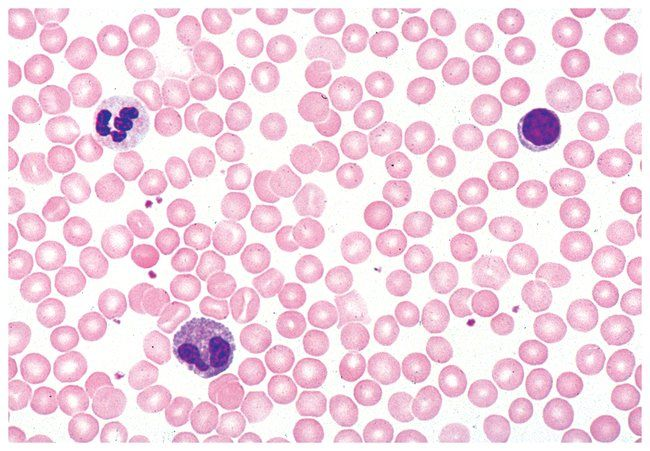
#> input picture blood_smear.jpg, 650 x 451 px, given in place of Snooker2.mp4, which was not available
$ python lab5.py
#> lines starting #> are read from the running program, lines starting #| are printed output that depends on the picture; after the words box and inside, x2 and y2 are one past the last pixel; in counts of white or black regions, pixels touching at a corner belong together; pictures that were not available may be replaced by others from this repository, and a replacement may not be noted
import cv2
import numpy as np

# Creating a VideoCapture object to read the video
cap = cv2.VideoCapture('Snooker2.mp4')

# Loop until the end of the video
for i in range(10):

    # Capture frame-by-frame
    ret, frame = cap.read()
    frame = cv2.resize(frame, (540, 380), fx=0, fy=0,
                       interpolation=cv2.INTER_CUBIC)

    # Display the resulting frame
    cv2.imshow('Frame', frame)
    # conversion of BGR to grayscale is necessary to apply this operation
    gray = cv2.cvtColor(frame, cv2.COLOR_BGR2GRAY)

    # adaptive thresholding to use different threshold
    # values on different regions of the frame.
    Thresh = cv2.adaptiveThreshold(gray, 255, cv2.ADAPTIVE_THRESH_MEAN_C,
                                   cv2.THRESH_BINARY_INV, 11, 2)

    cv2.imshow('Thresh', Thresh)
    # define q as the exit button
    if cv2.waitKey(9999) & 0xFF == ord('q'):
        break
#> this loop made 1 pass; (key q is pressed on pass 1)
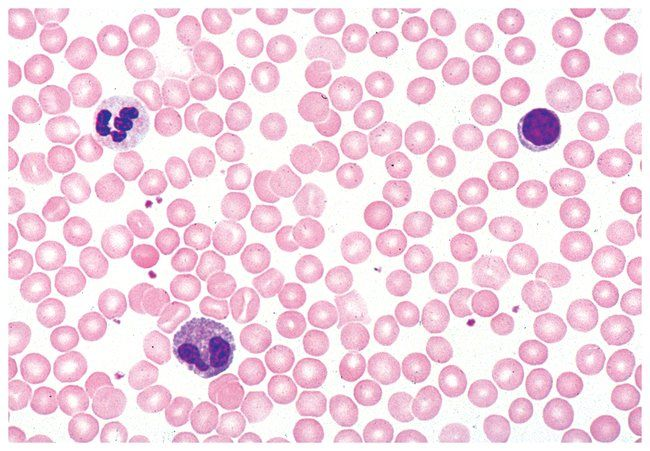
#> input picture blood_smear.jpg, 650 x 451 px, given in place of Snooker2.mp4, which was not available
#> pass 1, `gray = cv2.cvtColor(frame, cv2.COLOR_BGR2GRAY)`:
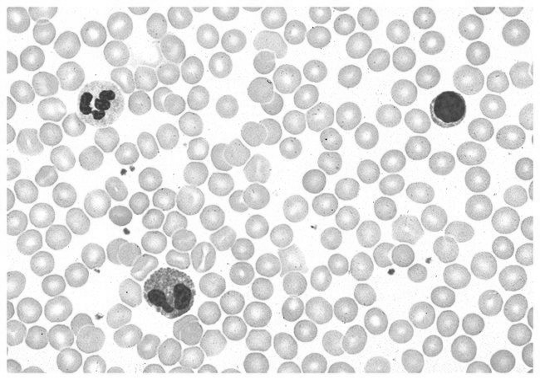
#> gray: shape (380, 540); min 31, max 255, mean 224.9
#> pass 1, `Thresh = cv2.adaptiveThreshold(gray, 255, cv2.ADAPTIVE_THRESH_MEAN_C, ..`:
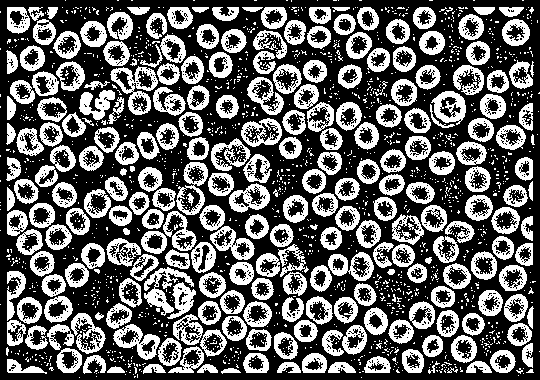
#> Thresh: shape (380, 540); 38.4% white; 1753 white regions (1504 under 20 px), largest, box (x1, y1, x2, y2) and area: (110, 66, 158, 115) 862, (144, 267, 194, 316) 807, (113, 324, 160, 360) 684

# release the video capture object
cap.release()
# Closes all the windows currently opened.
cv2.destroyAllWindows()
